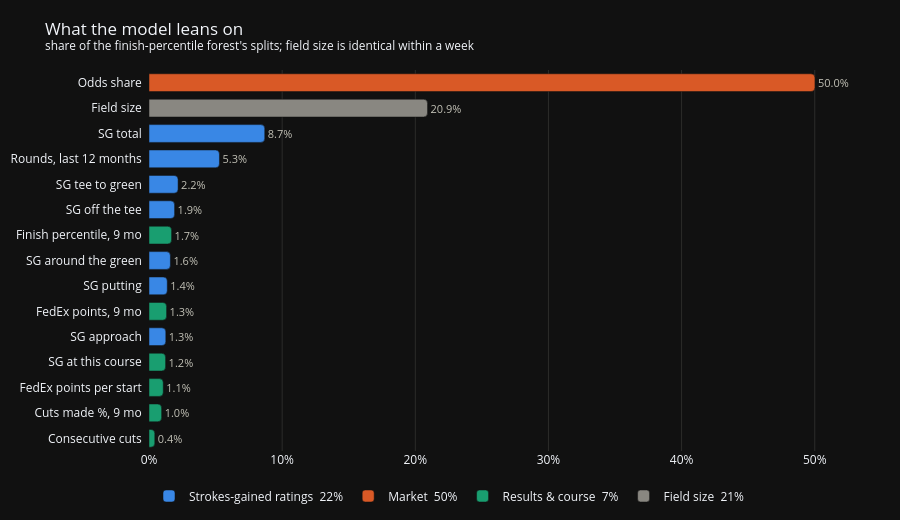

Notebook code cell kept with this figure:
### Markdown cell above
### 7b. What the model leans on

Each feature's share of the finish-percentile forest's splits, coloured by kind; the legend
gives each kind's total. Read the strokes-gained ratings as a group: they overlap
(`SGA_T2G` is off the tee + approach + around the green), so they split credit between them.
`FIELD_SIZE` ranks high but is the same for every golfer in a week: it scales finish
percentiles across fields of different sizes and cannot reorder this week's field.

### Code cell
model.importance_chart(importances)

### Figure 1 — Plotly figure (JSON) as saved in the notebook; plotly's stock layout.template omitted (floating-point values rounded to 4 significant figures)
{"data": [{"cliponaxis": false, "customdata": ["SGA_APP", "SGA_PUTT", "SGA_ARG", "SGA_OTT", "SGA_T2G", "SGA_ROUNDS_12M", "SGA_TOTAL"], "hovertemplate": "%{customdata}: %{x:.1%}<extra></extra>", "marker": {"color": "#3987e5", "cornerradius": 4}, "name": "Strokes-gained ratings  22%", "orientation": "h", "text": ["1.3%", "1.4%", "1.6%", "1.9%", "2.2%", "5.3%", "8.7%"], "textfont": {"color": "#c3c2b7", "size": 11}, "textposition": "outside", "type": "bar", "x": [0.01264, 0.01374, 0.01606, 0.01924, 0.02185, 0.05292, 0.08693], "y": ["SG approach", "SG putting", "SG around the green", "SG off the tee", "SG tee to green", "Rounds, last 12 months", "SG total"]}, {"cliponaxis": false, "customdata": ["ODDS_SHARE"], "hovertemplate": "%{customdata}: %{x:.1%}<extra></extra>", "marker": {"color": "#d95926", "cornerradius": 4}, "name": "Market  50%", "orientation": "h", "text": ["50.0%"], "textfont": {"color": "#c3c2b7", "size": 11}, "textposition": "outside", "type": "bar", "x": [0.5002], "y": ["Odds share"]}, {"cliponaxis": false, "customdata": ["CONSECUTIVE_CUTS", "CUT_PERCENTAGE", "form_density", "SG_CH_SHRUNK", "FEDEX_CUP_POINTS", "PCT_FORM_SHRUNK"], "hovertemplate": "%{customdata}: %{x:.1%}<extra></extra>", "marker": {"color": "#199e70", "cornerradius": 4}, "name": "Results & course  7%", "orientation": "h", "text": ["0.4%", "1.0%", "1.1%", "1.2%", "1.3%", "1.7%"], "textfont": {"color": "#c3c2b7", "size": 11}, "textposition": "outside", "type": "bar", "x": [0.004364, 0.009504, 0.01071, 0.01248, 0.01322, 0.01698], "y": ["Consecutive cuts", "Cuts made %, 9 mo", "FedEx points per start", "SG at this course", "FedEx points, 9 mo", "Finish percentile, 9 mo"]}, {"cliponaxis": false, "customdata": ["FIELD_SIZE"], "hovertemplate": "%{customdata}: %{x:.1%}<extra></extra>", "marker": {"color": "#898781", "cornerradius": 4}, "name": "Field size  21%", "orientation": "h", "text": ["20.9%"], "textfont": {"color": "#c3c2b7", "size": 11}, "textposition": "outside", "type": "bar", "x": [0.2092], "y": ["Field size"]}], "layout": {"bargap": 0.3, "barmode": "overlay", "height": 520, "legend": {"orientation": "h", "traceorder": "normal", "x": 0, "y": -0.08}, "margin": {"b": 30, "l": 10, "r": 50, "t": 70}, "title": {"text": "What the model leans on<br><sup>share of the finish-percentile forest's splits; field size is identical within a week</sup>"}, "xaxis": {"gridcolor": "#2c2c2a", "tickformat": ".0%", "zeroline": false}, "yaxis": {"categoryarray": ["Consecutive cuts", "Cuts made %, 9 mo", "FedEx points per start", "SG at this course", "SG approach", "FedEx points, 9 mo", "SG putting", "SG around the green", "Finish percentile, 9 mo", "SG off the tee", "SG tee to green", "Rounds, last 12 months", "SG total", "Field size", "Odds share"], "categoryorder": "array", "ticksuffix": "  "}}}
